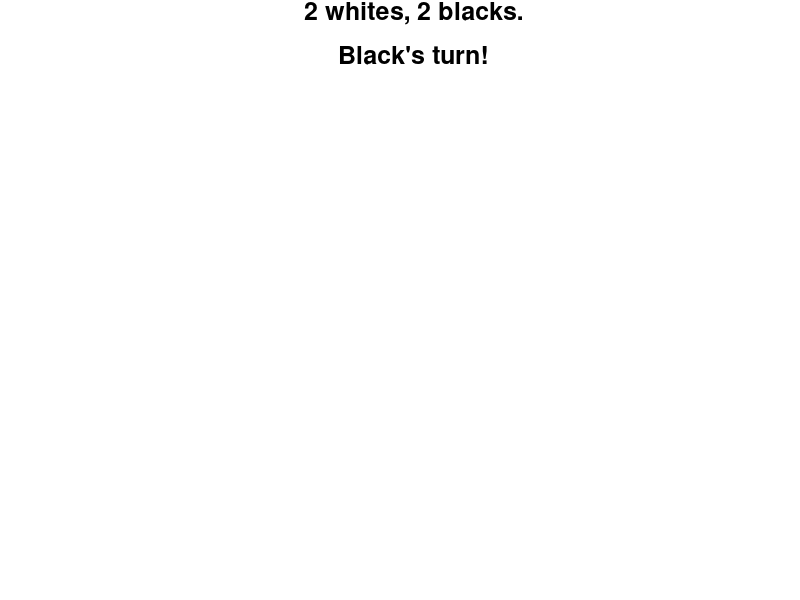

Source code (MATLAB): (Note: this script raises an error after producing the figure.)
function reversiGame()
% An interactive Reversi game.
% The user can left click the mouse to place a black disk or right click
% the mouse to temporarily see the board state after placing a black disk
% at that position. The white disks are placed by an AI player with a
% greedy strategy. Whenever there is no legal position for a certain color,
% the corresponding player's turn is skipped. The game ends when no disk
% can be legally placed on the board. The player who has more disks of
% his/her color on the board wins the game.
%
% Record of revisions:
%     Date        Programmer      Description of change
%     ====        ==========      =====================
%   06/15/16      Alice Chen          Original code

%%initialize the board
board = -ones(8, 8);
board(4, 4) = 1; % white AI
board(5, 5) = 1;
board(4, 5) = 0; % black user
board(5, 4) = 0;

%%initialize the figure for drawing
close all
figure
axis equal off
ylim([0.5 8.5]);
xlim([0.5 8.5]);
set(gca,'Color',[0.5 0.5 0.5]);

color = 0;
gameState = 'Black''s turn!';
nFailure = 0;
gameEnd = false;
title({wkNum(board), '', gameState}, 'FontSize', 18)
drawBoard(board);

%%game loop
pauseTime = 0.5;
while ~gameEnd 
    drawnow;
    pause(pauseTime);
    % Game continues
    if color == 0
        [r, c] = pickNewPosition(board, 0);
        % Black's turn (there exists some legal position)
        if r > 0 && c > 0
            gameState = 'Black''s turn!';
            title({wkNum(board), '', gameState}, 'FontSize', 18);
            [x, y, b] = ginput(1);
            r = 8+1-round(y);
            c = round(x);
            [newBoard, numReversed] = placeNewDisk(board, r, c, 0);
            if b == 1 % left click
                if numReversed ~= 0 % legal position
                    board = newBoard;
                    title({wkNum(board), revNum(numReversed), ...
                        gameState}, 'FontSize', 18);
                    nFailure = 0;
                    color = 1;
                else % illegal position
                    hold on;
                    plot(c, 8+1-r, 'rx', 'LineWidth', 10, 'MarkerSize', 20);
                    title({wkNum(board), 'Click illegal!', gameState}, 'FontSize', 18);
                    pause(pauseTime);
                    hold off;
                end
            elseif b == 3 % right click
                if numReversed ~= 0 % legal position
                    title({wkNum(newBoard), revNum(numReversed), ...
                        gameState}, 'FontSize', 18);
                    drawBoard(newBoard);
                    pause(pauseTime);
                else % illegal position
                    hold on;
                    plot(c, 8+1-r, 'rx', 'LineWidth', 10, 'MarkerSize', 20);
                    title({wkNum(board), 'Click illegal!', gameState}, 'FontSize', 18);
                    pause(pauseTime);
                    hold off;
                end                
            end
        % Black's turn skipped
        else
            gameState = 'Black''s turn skipped!';
            title({wkNum(board), '', gameState}, 'FontSize', 18)
            pause(pauseTime);
            nFailure = nFailure + 1;
            color = 1;
        end
        %loopEnd = true;
    elseif color == 1
        [r, c] = pickNewPosition(board, 1);
        % White's turn (there exists some legal position)
        if r > 0 && c > 0
            gameState = 'White''s turn!';
            [newBoard, numReversed] = placeNewDisk(board, r, c, 1);
            title({wkNum(newBoard), revNum(numReversed), gameState}, ...
                'FontSize', 18);
            % twinkle
            drawBoard(newBoard); pause(0.1);
            drawBoard(board); pause(0.1);
            drawBoard(newBoard); pause(0.1);
            board = newBoard;
            nFailure = 0;
            color = 0;
        % White's turn skipped
        else
            gameState = 'White''s turn skipped!';
            title({wkNum(board), '', gameState}, 'FontSize', 18)
            pause(pauseTime);
            nFailure = nFailure + 1;
            color = 0;
        end
    end
    drawBoard(board);
    % Game over
    if nFailure == 2
        gameEnd = true;
    end
end

%%game result
[w, k] = getWK(board);
if w > k
    winner = 'white AI';
elseif w < k
    winner = 'black user';
else
    winner = 'neither';
end
gameState = sprintf('Game over; %s wins!', winner);
title({wkNum(board), '', gameState}, 'FontSize', 18)


function title1 = wkNum(board)
% Get and format current white and black disk numbers to a string.
[w, k] = getWK(board);
title1 = sprintf('%d whites, %d blacks.', w, k);


function [w, k] = getWK(board)
% Get current white and black disk numbers.
w = sum(sum(board == 1));
k = sum(sum(board == 0));


function title2 = revNum(numReversed)
% Format number of disks reversed to a string.
title2 = sprintf('Number reversed: %d.', numReversed);
